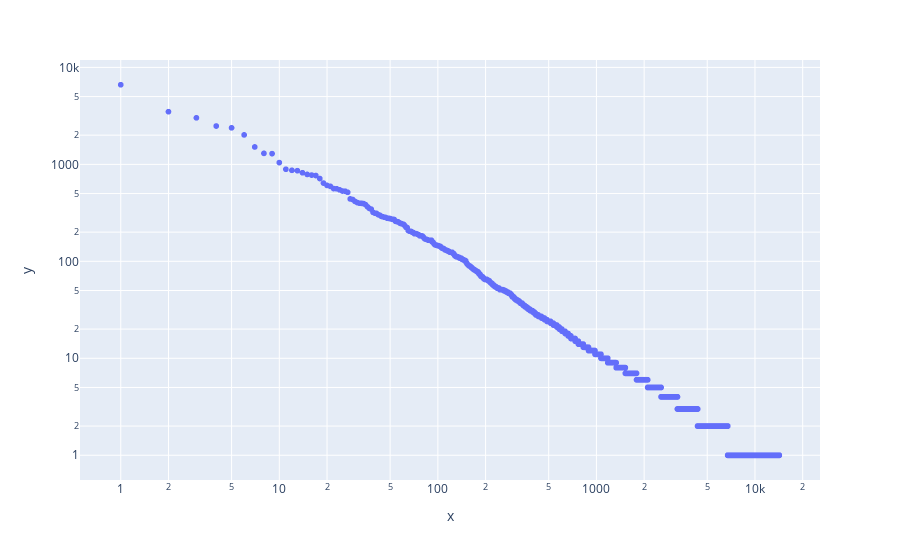

The cell this chart's notebook holds for it:
### Code cell
values = np.array(sorted(list(words_dict.values()),reverse=True))
m = len(values)
index = np.array(range(m))+1
px.scatter(x = index,y = values,log_x=True,log_y=True)

### Figure 1 — Plotly figure (JSON) as saved in the notebook; plotly's stock layout.template omitted (floating-point values rounded to 4 significant figures; data arrays with more than 128 entries replaced by an {"elided": "..."} marker saying what was removed)
{"data": [{"hovertemplate": "x=%{x}<br>y=%{y}<extra></extra>", "legendgroup": "", "marker": {"color": "#636efa", "symbol": "circle"}, "mode": "markers", "name": "", "showlegend": false, "type": "scattergl", "x": {"elided": "14227 int values"}, "xaxis": "x", "y": {"elided": "14227 int values"}, "yaxis": "y"}], "layout": {"legend": {"tracegroupgap": 0}, "margin": {"t": 60}, "xaxis": {"anchor": "y", "domain": [0, 1], "title": {"text": "x"}, "type": "log"}, "yaxis": {"anchor": "x", "domain": [0, 1], "title": {"text": "y"}, "type": "log"}}}
